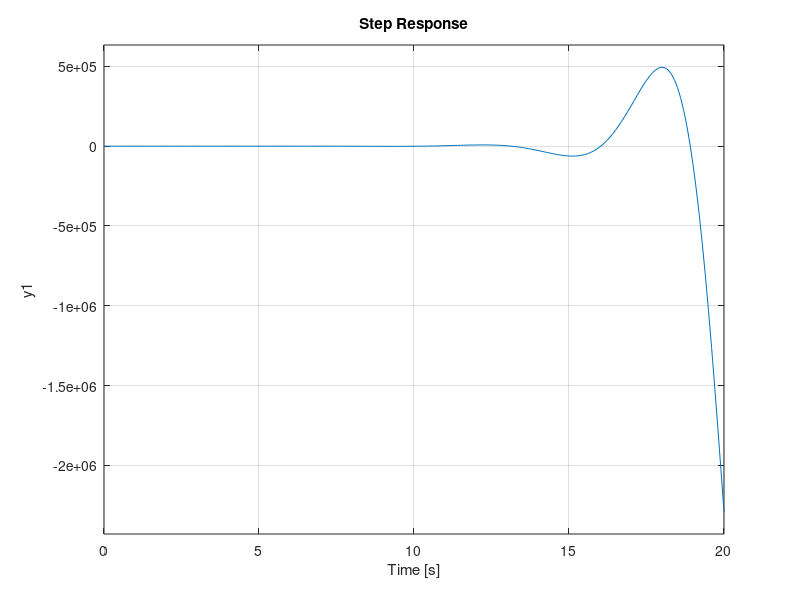
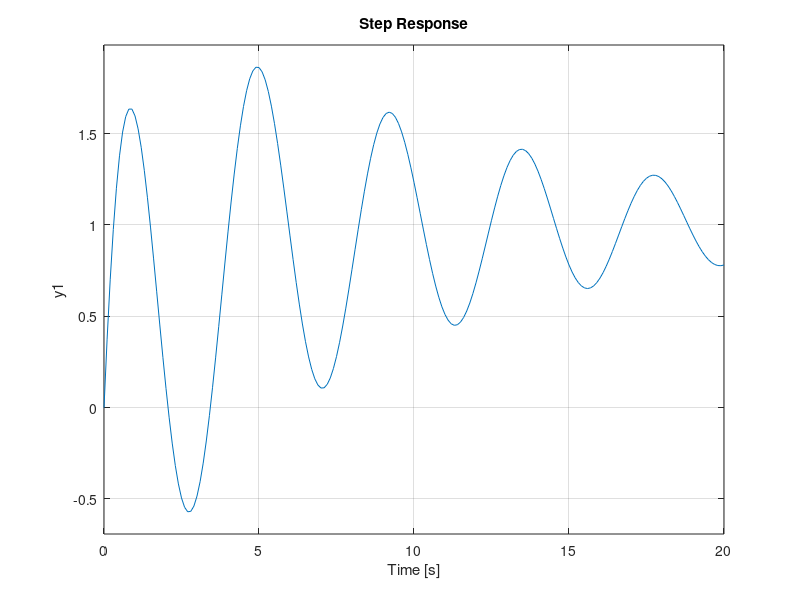

MATLAB code for these plots, in order:
%Clear
clear
clc
close all

%% Laboratory 2
%% 5. Resonant System
% G(s) = (8s^6 + 7s^5 + 6s^4 + 5s^3 + 4s^2 + 3s + 2)/(s^7 + 2s^6 + 3s^5 + 4s^4 + 5s^3 + 6s^2 + 7s + 1)
%Numerator
a = 8
b = 7
c = 6
d = 5
e = 4
f = 3
g = 2 

%denominator
h = 1
i = 2
j = 3
k = 4
l = 5
m = 6
n = 7
o = 1

G_num5 = [a b c d e f g]
G_den5 = [h i j k l m n o]
G5 = tf(G_num5, G_den5)

%% 6. Electrical Filter with Multiple Poles
% G(s) = (4s^3 + 3s^2 + 2s + 1)/(s^4 + 2s^3 + 3s^2 + 4s + 1)

%Numerator
p = 4
q = 3
r = 2
s = 1

%denominator
t = 1
u = 2
v = 3 
w = 4
x = 1

G_num6 = [p q r s]
G_den6 = [t u v w x]
G6 = tf(G_num6, G_den6)

%% Step Response
step(G5,0:0.1:20)
figure
step(G6,0:0.1:20)